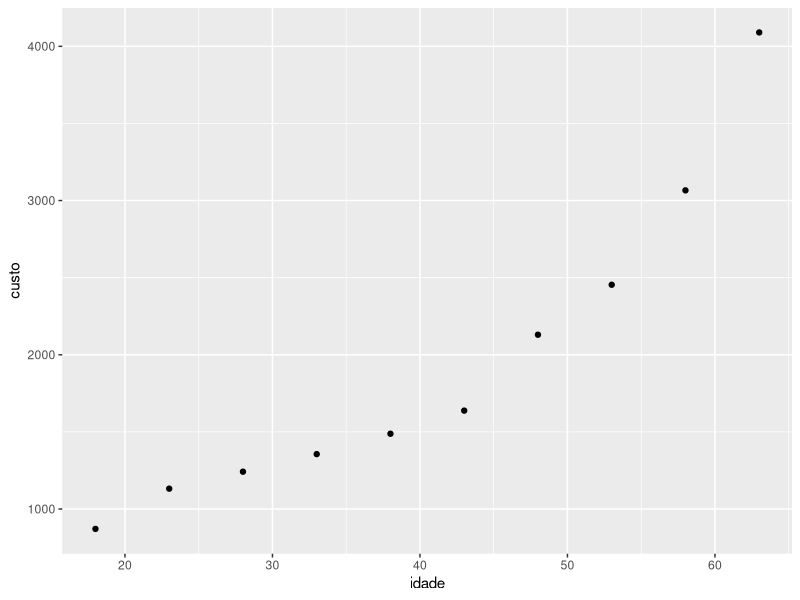
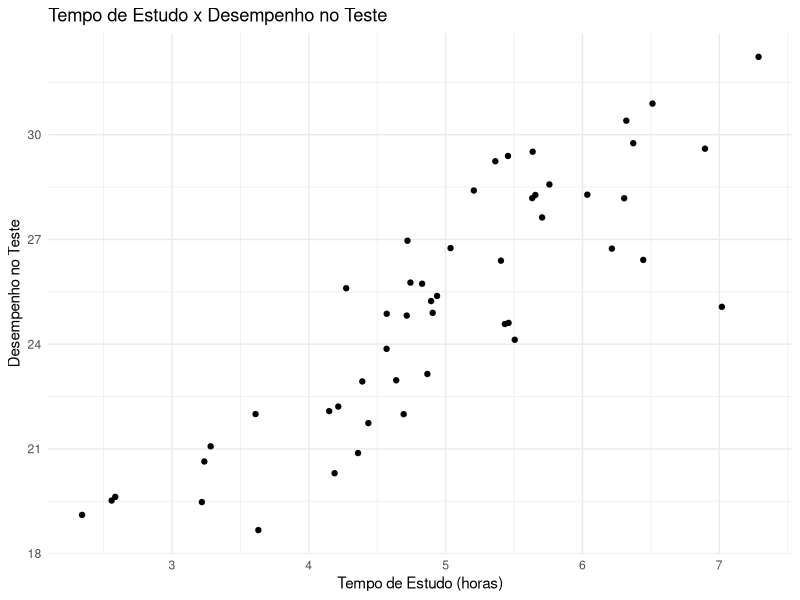
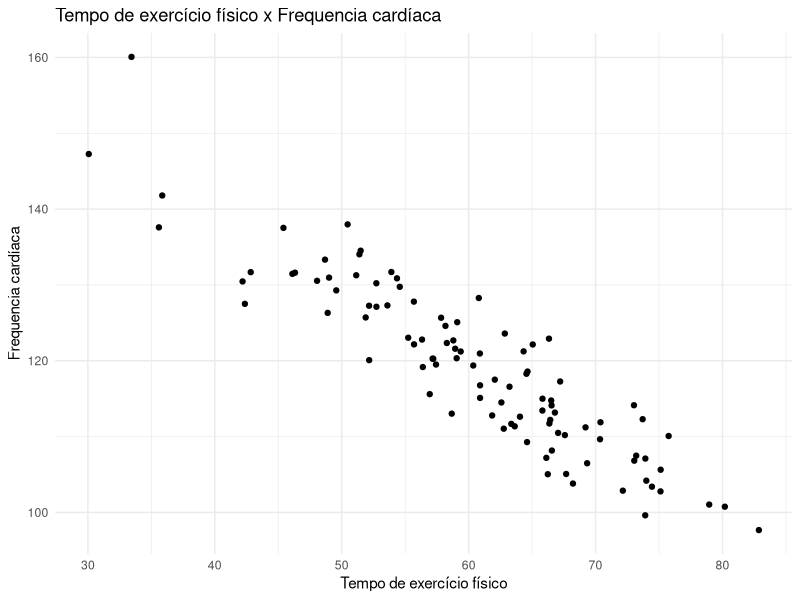
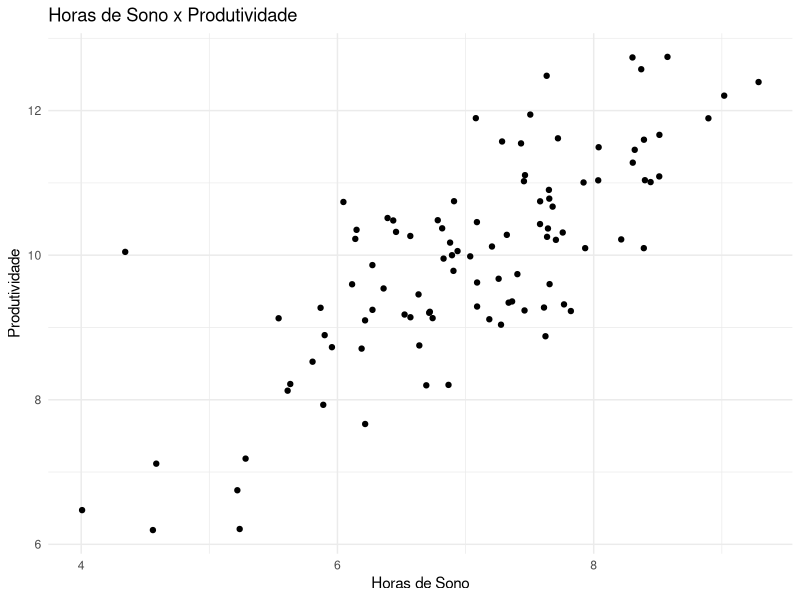
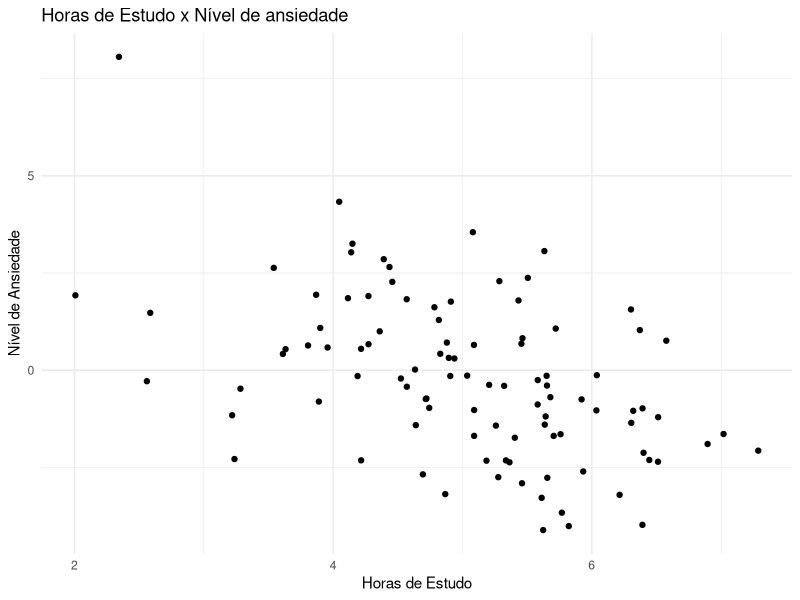
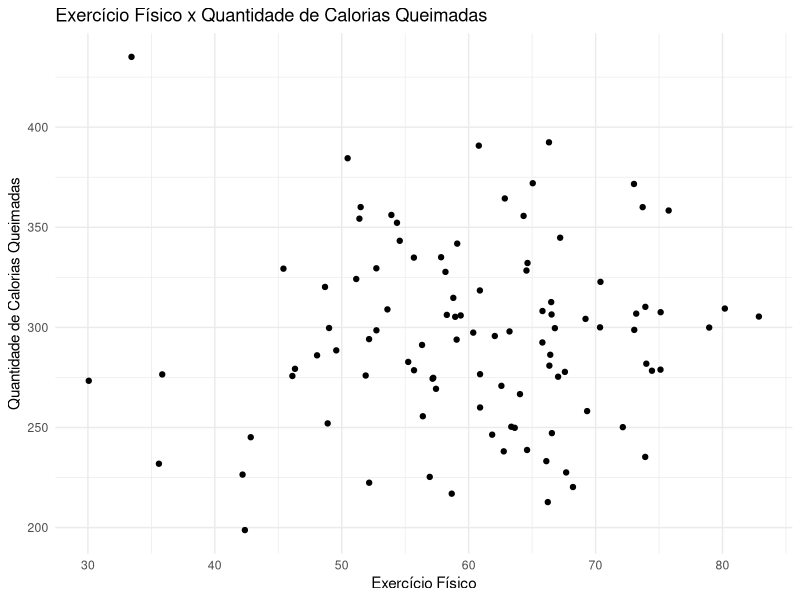

R code for these plots, in order:
## ---- chunk 1
library(tidyverse)

idade <- c(18,23,28,33,38,43,48,53,58,63)
custo <- c(871,1132,1242,1356,1488,1638,2130,2454,3066,4090)
dados <- data.frame(idade,custo)
dados
## ---- chunk 2
ggplot(dados, aes(x=idade,y=custo)) + geom_point()
## ---- chunk 3
cor(custo,idade)

result = cor.test(custo,idade, method = "spearman")

result
## ---- chunk 4
set.seed(42)

tempo_estudo <- rnorm(50, mean = 5, sd = 1) 
desempenho_teste <- 3 * tempo_estudo + rnorm(50, mean = 10, sd = 2) 

# Calcular correlação de Pearson e covariância
correlacao <- cor(tempo_estudo, desempenho_teste)
covariancia <- cov(tempo_estudo, desempenho_teste)

correlacao
covariancia
## ---- chunk 5
data = data.frame(tempo_estudo,desempenho_teste)
ggplot(data, aes(x = tempo_estudo, y = desempenho_teste)) +
  geom_point() +
  theme_minimal() +
  labs(title = "Tempo de Estudo x Desempenho no Teste",
       x = "Tempo de Estudo (horas)",
       y = "Desempenho no Teste")
## ---- chunk 6
set.seed(42)

# Gerar dados aleatórios
exercicio_fisico <- rnorm(100, mean = 60, sd = 10)  
frequencia_cardiaca <- 180 - exercicio_fisico + rnorm(100, mean = 0, sd = 5) 

# Calcular correlação de Pearson e covariância
correlacao <- cor(exercicio_fisico, frequencia_cardiaca)
covariancia <- cov(exercicio_fisico, frequencia_cardiaca)

correlacao
covariancia

## ---- chunk 7
data = data.frame(exercicio_fisico, frequencia_cardiaca)
ggplot(data, aes(x = exercicio_fisico, y = frequencia_cardiaca)) +
  geom_point() +
  theme_minimal() +
  labs(title = "Tempo de exercício físico x Frequencia cardíaca",
       x = "Tempo de exercício físico",
       y = "Frequencia cardíaca")
## ---- chunk 8
set.seed(42)

# Gerar dados aleatórios
sono_horas <- rnorm(100, mean = 7, sd = 1)  
produtividade <- sono_horas + rnorm(100, mean = 3, sd = 1)  

# Calcular correlação de Pearson e covariância
correlacao <- cor(sono_horas, produtividade)
covariancia <- cov(sono_horas, produtividade)

correlacao
covariancia

## ---- chunk 9
data = data.frame(sono_horas,produtividade )
ggplot(data, aes(x = sono_horas, y = produtividade)) +
  geom_point() +
  theme_minimal() +
  labs(title = "Horas de Sono x Produtividade",
       x = "Horas de Sono",
       y = "Produtividade")
## ---- chunk 10
set.seed(42)

# Gerar dados aleatórios
horas_estudo <- rnorm(100, mean = 5, sd = 1) 
nivel_ansiedade <- 5 - horas_estudo + rnorm(100, mean = 0, sd = 2)  

# Calcular correlação de Pearson e covariância
correlacao <- cor(horas_estudo, nivel_ansiedade)
covariancia <- cov(horas_estudo, nivel_ansiedade)

correlacao
covariancia

## ---- chunk 11
#library(tidyverse)
data = data.frame(horas_estudo, nivel_ansiedade)

## ---- chunk 12
ggplot(data, aes(x = horas_estudo, y = nivel_ansiedade)) +
  geom_point() +
  theme_minimal() +
  labs(title = "Horas de Estudo x Nível de ansiedade",
       x = "Horas de Estudo",
       y = "Nível de Ansiedade")
## ---- chunk 13
set.seed(42)

exercicio_fisico <- rnorm(100, mean = 60, sd = 10)  
calorias_queimadas <- rnorm(100, mean = 300, sd = 50) 

# Calcular correlação de Pearson e covariância
correlacao <- cor(exercicio_fisico, calorias_queimadas)
covariancia <- cov(exercicio_fisico, calorias_queimadas)

correlacao
covariancia

## ---- chunk 14
library(tidyverse)
data = data.frame(exercicio_fisico, calorias_queimadas)
ggplot(data, aes(x = exercicio_fisico, y = calorias_queimadas)) +
  geom_point() +
  theme_minimal() +
  labs(title = "Exercício Físico x Quantidade de Calorias Queimadas",
       x = "Exercício Físico",
       y = "Quantidade de Calorias Queimadas")
